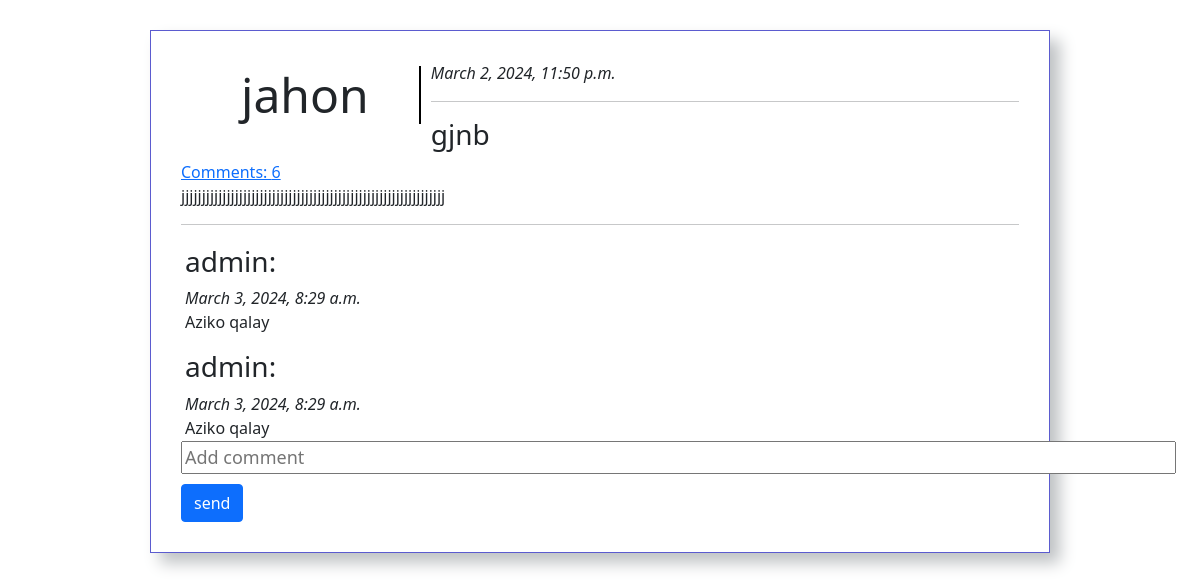
Screenshot of /posts/8 with the database file from the repository.
### mainapp/models.py (models this page shows, shortened)
class Posts(models.Model):
    title = models.CharField(max_length = 200)
    content = models.TextField()
    author = models.ForeignKey(User, on_delete = models.CASCADE)
    created = models.DateTimeField(auto_now_add=True)

class Comments(models.Model):
    post = models.ForeignKey(Posts, on_delete = models.CASCADE)
    author = models.ForeignKey(User, on_delete = models.CASCADE)
    text = models.CharField(max_length = 500)
    created = models.DateTimeField(auto_now_add=True)

### mainapp/views.py (the view)
# urls.py: path('posts/<pk>', edit, name='edit'),
def edit(request, pk):
    obj = Posts.objects.get(pk=pk)
    if request.method == "POST":
        comm = CommentForm(request.POST)
        if comm.is_valid():
            instance = comm.save(commit=False)
            instance.author = request.user
            instance.post = obj
            instance.save()
    else:
        comm=CommentForm()
    comments = Comments.objects.filter(post = obj.pk)
    son = len(comments)
    return render(request, 'edit.html', {'el':obj, 'comm':comm, 'comments':comments, 'son':son})

### mainapp/forms.py
class CommentForm(forms.ModelForm):
    text = forms.CharField(label='', widget=forms.TextInput(attrs={'placeholder': 'Add comment', 'value': '', 'size': 90, 'style': 'font-size: 18px'}))
    class Meta:
        model = Comments
        fields = ['text']

### templates/edit.html (shortened to what this page needs)
{% extends 'base.html' %}
{% block content %}
        <div class="yangi">
                <div class="user"><h5>{{el.author}}</h5></div>
                <p><i>{{el.created}}</i></p>
                <hr>
                <h3>{{el.title}}</a></h3>
                <a href="#">Comments: {{son}} </a>
                <p>{{el.content}}</p>
                <hr>
                {% if comments %}
            <div id="comm"  style="margin: 4px, 4px; padding: 4px; width: 850px; height: 200px; overflow-x: auto; overflow-y: auto;
            text-align: justify;" >
                {% for el in comments %}
                <div>
                    <h3>{{el.author}}:</h3>
                    <i>{{el.created}}</i>
                    <p>{{el.text}} </p>
                </div>
                {% endfor %}
                </div>
                {% endif %}
            <form action="" method="post">
                {{comm}}
                <input type="submit"  class="btn btn-primary " style="margin-top: 10px;" value="send">
            </form>
        </div>
{% endblock %}

### static/style.css (style rules this page uses)
body { background-color: rgb(255, 255, 255); }
h5 { font-size:48px; display: inline-flex; margin: 0 50px; }
.user { float: left; height: 100%; margin: 5px 10px; border-right: 2px solid black; }
.yangi { margin: 30px auto; width: 900px; padding: 30px; border: 1px solid rgb(91, 91, 207); box-shadow: 10px 10px 15px rgb(191, 194, 196); }
#comm { margin: 4px, 4px; padding: 4px; width: 800px; height:100px; overflow-x: hidden; overflow-y: auto; text-align: justify; }

### rows the page displays
Posts: author "jahon", created "March 2, 2024, 11:50 p.m.", title "gjnb", content "jjjjjjjjjjjjjjjjjjjjjjjjjjjjjjjjjjjjjjjjjjjjjjjjjjjjjjjjjjjjjjjj"
Comments: author "admin", created "March 3, 2024, 8:29 a.m.", text "Aziko qalay"
Comments: author "admin", created "March 3, 2024, 8:29 a.m.", text "Aziko qalay"

### other values shown
{{ son }} "6"
